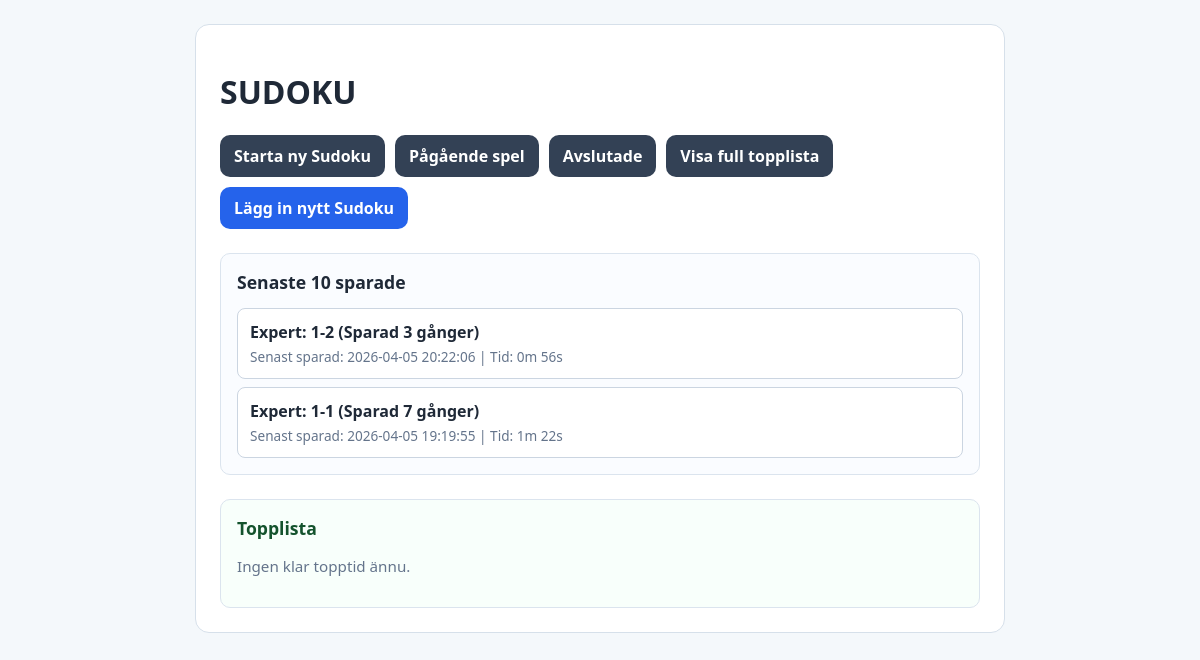
Before: / with the older database file.
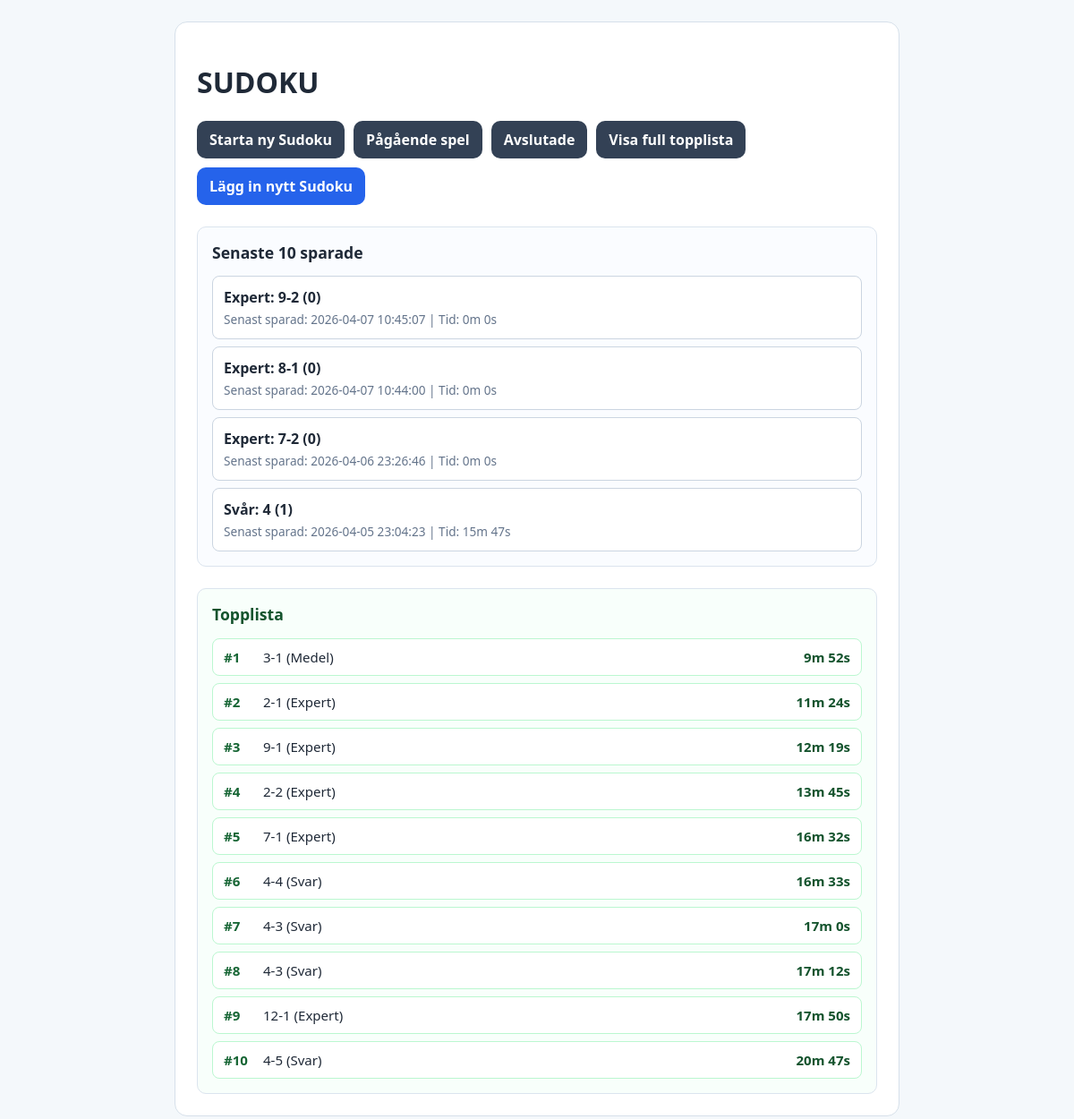
After: the same page with the newer database file.
### tables this page shows
CREATE TABLE "sudoku_games" (
                    id INTEGER PRIMARY KEY AUTOINCREMENT,
                    title TEXT NOT NULL,
                    difficulty TEXT NOT NULL,
                    grid_json TEXT NOT NULL,
                    created_at TEXT NOT NULL DEFAULT CURRENT_TIMESTAMP
                , game_type TEXT NOT NULL DEFAULT 'base', elapsed_seconds INTEGER NOT NULL DEFAULT 0, source_game_id INTEGER, session_number INTEGER NOT NULL DEFAULT 0, save_count INTEGER NOT NULL DEFAULT 0, notes_json TEXT NOT NULL DEFAULT '[]', updated_at TEXT, completed_at TEXT, solution_json TEXT);

CREATE TABLE sudoku_leaderboard (
                id INTEGER PRIMARY KEY AUTOINCREMENT,
                ongoing_game_id INTEGER NOT NULL UNIQUE,
                source_game_id INTEGER,
                game_title TEXT NOT NULL,
                difficulty TEXT NOT NULL,
                elapsed_seconds INTEGER NOT NULL,
                completed_at TEXT NOT NULL DEFAULT CURRENT_TIMESTAMP
            );

### app/routes.py (the view)
@bp.route("/")
def index():
    ongoing = list_games(current_app.config["DATABASE_PATH"], game_type="ongoing")
    leaderboard = list_leaderboard(current_app.config["DATABASE_PATH"], limit=10)
    return render_template("index.html", ongoing_games=ongoing[:10], leaderboard=leaderboard)

### app/__init__.py (called while the page is built)
def create_app() -> Flask:
    app = Flask(__name__)
    app.config["SECRET_KEY"] = os.environ.get("SECRET_KEY", "dev-secret-change-me")
    os.makedirs(app.instance_path, exist_ok=True)
    app.config["DATABASE_PATH"] = os.path.join(app.instance_path, "sudoku.db")
    init_db(app.config["DATABASE_PATH"])
    def format_elapsed_seconds(seconds):
        seconds = int(seconds or 0)
        hours = seconds // 3600
        minutes = (seconds % 3600) // 60
        secs = seconds % 60
        if hours > 0:
            return f"{hours}h {minutes}m {secs}s"
        return f"{minutes}m {secs}s"
    app.jinja_env.filters['format_time'] = format_elapsed_seconds
    from .routes import bp
    app.register_blueprint(bp)
    return app

### app/storage.py (called while the page is built)
def get_connection(database_path: str) -> sqlite3.Connection:
    conn = sqlite3.connect(database_path)
    conn.row_factory = sqlite3.Row
    return conn

def _normalize_game_title(
    conn: sqlite3.Connection, game: dict[str, Any]
) -> dict[str, Any]:
    if game.get("game_type") == "ongoing":
        title = str(game.get("title") or "")
        game["title"] = re.sub(r"\(Sparad\s+(\d+)\s+ganger\)", r"(\1)", title)
    return game

### app/templates/index.html (shortened to what this page needs)
<!doctype html>
<html lang="sv">
<head>
</head>
<body>
  <main class="wrap">
    <h1>SUDOKU</h1>
    <div class="actions">
      <a class="btn secondary" href="{{ url_for('main.games') }}">Starta ny Sudoku</a>
      <a class="btn secondary" href="{{ url_for('main.ongoing_games') }}">Pågående spel</a>
      <a class="btn secondary" href="{{ url_for('main.completed_games') }}">Avslutade</a>
      <a class="btn secondary" href="{{ url_for('main.leaderboard') }}">Visa full topplista</a>
      <a class="btn" href="{{ url_for('main.builder') }}">Lägg in nytt Sudoku</a>
    </div>
    {% if ongoing_games %}
      {% set difficulty_labels = {'latt': 'Lätt', 'medel': 'Medel', 'svar': 'Svår', 'expert': 'Expert'} %}
      <div class="ongoing-section">
        <h2>Senaste 10 sparade</h2>
        <div class="ongoing-list">
          {% for game in ongoing_games %}
            <a class="ongoing-item" href="{{ url_for('main.builder', game_id=game.id) }}">
              <div class="ongoing-title">{{ difficulty_labels.get(game.difficulty, game.difficulty|capitalize) }}: {{ game.title }}</div>
              <div class="ongoing-meta">Senast sparad: {{ game.updated_at }} | Tid: {{ game.elapsed_seconds|format_time }}</div>
            </a>
          {% endfor %}
        </div>
      </div>
    {% endif %}
    <div class="leaderboard-section">
      <h2>Topplista</h2>
      {% if leaderboard %}
        <div class="leaderboard-list">
          {% for item in leaderboard %}
            <a class="leaderboard-item" href="{{ url_for('main.completed_game_detail', game_id=item.ongoing_game_id) }}">
              <div class="leaderboard-rank">#{{ loop.index }}</div>
              <div class="leaderboard-main">{{ item.game_title }} ({{ item.difficulty|capitalize }})</div>
              <div class="leaderboard-time">{{ item.elapsed_seconds|format_time }}</div>
            </a>
          {% endfor %}
        </div>
      {% else %}
        <p class="empty-ongoing">Ingen klar topptid ännu.</p>
      {% endif %}
    </div>
  </main>
</body>
</html>

Changed rows visible on the page:
removed sudoku_games: get "Expert", title "1-2 (Sparad 3 gånger)", updated_at "2026-04-05 20:22:06", elapsed_seconds "0m 56s"
removed sudoku_games: get "Expert", title "1-1 (Sparad 7 gånger)", updated_at "2026-04-05 19:19:55", elapsed_seconds "1m 22s"
added sudoku_games: get "Expert", title "9-2 (0)", updated_at "2026-04-07 10:45:07", elapsed_seconds "0m 0s"
added sudoku_games: get "Expert", title "8-1 (0)", updated_at "2026-04-07 10:44:00", elapsed_seconds "0m 0s"
added sudoku_games: get "Expert", title "7-2 (0)", updated_at "2026-04-06 23:26:46", elapsed_seconds "0m 0s"
added sudoku_games: get "Svår", title "4 (1)", updated_at "2026-04-05 23:04:23", elapsed_seconds "15m 47s"
added sudoku_leaderboard: game_title "3-1", difficulty "Medel", elapsed_seconds "9m 52s"
added sudoku_leaderboard: game_title "2-1", difficulty "Expert", elapsed_seconds "11m 24s"
added sudoku_leaderboard: game_title "9-1", difficulty "Expert", elapsed_seconds "12m 19s"
added sudoku_leaderboard: game_title "2-2", difficulty "Expert", elapsed_seconds "13m 45s"
added sudoku_leaderboard: game_title "7-1", difficulty "Expert", elapsed_seconds "16m 32s"
added sudoku_leaderboard: game_title "4-4", difficulty "Svar", elapsed_seconds "16m 33s"
added sudoku_leaderboard: game_title "4-3", difficulty "Svar", elapsed_seconds "17m 0s"
added sudoku_leaderboard: game_title "4-3", difficulty "Svar", elapsed_seconds "17m 12s"
added sudoku_leaderboard: game_title "12-1", difficulty "Expert", elapsed_seconds "17m 50s"
added sudoku_leaderboard: game_title "4-5", difficulty "Svar", elapsed_seconds "20m 47s"
Other visible differences:
text no longer shown: "Ingen klar topptid ännu."
